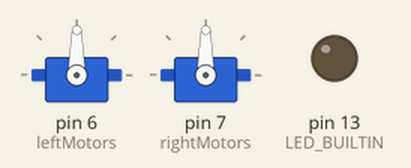
This sketch was run on a simulated Arduino Leonardo, built with avr-gcc and run on an emulated ATmega32U4. Shown: 2 × servo, output pins drawn as LEDs (lit = HIGH).

Above: at 0.1 s.
Timing chart, 0 to 1.6 s (numbered marks = the images above):
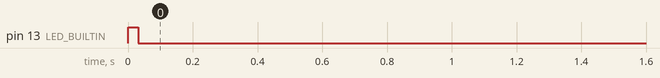

Measured:
- by itself, pin 13 (LED_BUILTIN): LOW → HIGH at 0.00 s, → LOW 0.03 s later

The sketch:

AtlasControl.ino
```cpp
#include <iBus.h>
#include <Servo.h>

#define MAX_CHANNELS 10

iBus receiver(Serial1, MAX_CHANNELS);  // Serial on ATMega328 boards(Uno, Nano, etc.)
                                     // Serial1 on ATMega32u4 boards(Micro, Leonardo)


Servo leftMotors;
Servo rightMotors;
void setup() {
  receiver.begin();
  pinMode(LED_BUILTIN, OUTPUT);
  Serial.begin(115200);
  leftMotors.attach(6);
  rightMotors.attach(7);
}

void loop() {

  receiver.process();

  digitalWrite(LED_BUILTIN, receiver.available());  // turn led on if connected
    boolean valid = true;
    int channels[MAX_CHANNELS];
    for(byte i = 1; i <= MAX_CHANNELS; i++){  // get channel values starting from 1
      int channelMicro = receiver.get(i);
      valid = valid && (channelMicro > 995 && channelMicro < 2005);//keep track if we have been valid
      channels[i-1] = channelMicro;
    }
    if(valid)
    {
      for(byte i = 0; i < MAX_CHANNELS; i++)
      {
//        Serial.print(channels[i]);
//        Serial.print('\t');
      }
//      Serial.println(receiver.get(0));  // received packet quality. If 0 -> there are some corrupted values

      double leftVal = (channels[1]-1500.0)/500-(channels[0]-1500.0)/500;
      double rightVal = (channels[1]-1500.0)/500+(channels[0]-1500.0)/500;

      leftVal = leftVal * 90 + 90;
      rightVal = rightVal * 90 + 90;


      leftVal = constrain(leftVal, 0, 180);
      rightVal = constrain(rightVal, 0, 180);


      Serial.print(leftVal);
      Serial.print("\t");
      Serial.println(rightVal);

      leftMotors.write(leftVal);
      rightMotors.write(rightVal);

    }
    else
    {
      leftMotors.write(90);
      rightMotors.write(90);
    }
  delay(10);

}
```

iBus.h
```cpp
// (licence header left out)
/**
 * @file iBus.h
 * @brief Base class for iBus Decoder
 * @author Victor Glekler
 * Contact: victor.glekler@gmail.com
 * https://github.com/VICLER
*/

#pragma once

#include "Arduino.h"

#define BUFFERSIZE      32
#define FIRST_BYTE      0x20
#define SECOND_BYTE     0x40
#define MAX_CHANNELS    14
#define MIN_PULSE       1000 // min valid impulse us
#define MAX_PULSE       2000 // max valid impulse us

class iBus
{
public:
    iBus(HardwareSerial &serial, uint8_t channels = MAX_CHANNELS) : _serial(serial), _max_channels(channels) {}
    void begin();
    void process();
    bool available();
    uint16_t get(uint8_t channel);
    uint8_t getPWM(uint8_t channel);
    uint16_t getServo_us(uint8_t channel);

private:
    HardwareSerial &_serial;
    const uint8_t _max_channels;
    uint32_t _last_available = 0;
    uint16_t _channels[MAX_CHANNELS + 1];
};
```
